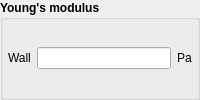
            <widget class="QGroupBox" name="groupbox_young">
             <property name="font">
              <font>
               <weight>75</weight>
               <bold>true</bold>
              </font>
             </property>
             <property name="title">
              <string>Young's modulus</string>
             </property>
             <property name="flat">
              <bool>true</bool>
             </property>
             <layout class="QGridLayout" name="gridLayout_23" columnstretch="0,1,0">
              <property name="leftMargin">
               <number>5</number>
              </property>
              <property name="topMargin">
               <number>5</number>
              </property>
              <property name="rightMargin">
               <number>5</number>
              </property>
              <property name="bottomMargin">
               <number>5</number>
              </property>
              <item row="0" column="0">
               <widget class="QLabel" name="label_e_young">
                <property name="maximumSize">
                 <size>
                  <width>16777215</width>
                  <height>16777215</height>
                 </size>
                </property>
                <property name="font">
                 <font>
                  <weight>50</weight>
                  <bold>false</bold>
                 </font>
                </property>
                <property name="text">
                 <string>Wall</string>
                </property>
               </widget>
              </item>
              <item row="0" column="1">
               <widget class="LineEdit" name="lineedit_keyword_ew_young">
                <property name="font">
                 <font>
                  <weight>50</weight>
                  <bold>false</bold>
                 </font>
                </property>
               </widget>
              </item>
              <item row="0" column="2">
               <widget class="QLabel" name="label_e_young_units">
                <property name="font">
                 <font>
                  <weight>50</weight>
                  <bold>false</bold>
                 </font>
                </property>
                <property name="text">
                 <string>Pa</string>
                </property>
               </widget>
              </item>
             </layout>
            </widget>
